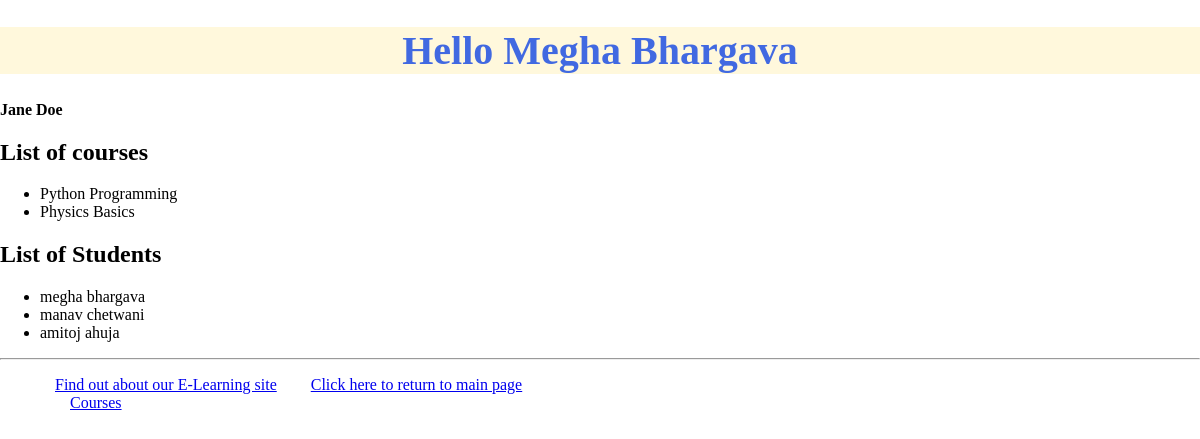
Page /myappF23/instructor/1/ on the committed database.
### myappF23/models.py (models this page shows, shortened)
class Instructor(models.Model):
    first_name = models.CharField(max_length=100)
    last_name = models.CharField(max_length=100)
    bio = models.TextField()
    students= models.ManyToManyField(Student)

class Course(models.Model):
    COURSE_LEVEL_CHOICES = [
        (1, 'Beginner'),
        (2, 'Intermediate'),
        (3, 'Advanced'), ]
    title = models.CharField(max_length=200)
    description = models.TextField()
    instructor = models.ForeignKey(Instructor,on_delete=models.CASCADE)
    categories = models.ForeignKey(Category,on_delete=models.CASCADE)
    students = models.ManyToManyField(Student, blank=True)
    start_date = models.DateField()
    end_date = models.DateField()
    price = models.DecimalField(max_digits=10, decimal_places=2)
    levels = models.PositiveIntegerField(choices=COURSE_LEVEL_CHOICES,default=1)
    interested= models.PositiveIntegerField(default=0)

class Student(User):
    STUDENT_STATUS_CHOICES = [
        ('ER', 'Enrolled'),
        ('SP', 'Suspended'),
        ('GD', 'Graduated'), ]
    date_of_birth = models.DateField()
    status = models.CharField(max_length=10, choices=STUDENT_STATUS_CHOICES, default='ER')
    class Meta:
        verbose_name = 'Student'
        verbose_name_plural = 'Students'

### myappF23/views.py (the view)
# urls.py: path(r'instructor/<int:instructor_id>/', views.instructor_detail, name='instructor_detail'),
def instructor_detail(request,instructor_id):
    instructor = get_object_or_404(Instructor,pk=instructor_id)
    courses=instructor.course_set.all()
    students=instructor.students.all()
    return render(request,'myappF23/instructor_detail.html', {
        "instructor":instructor,
        "courses":courses,
        "students":students
    })

### myappF23/templates/myappF23/instructor_detail.html
{% extends 'myappF23/base.html' %}
{% block myhdg %}
Hello Megha Bhargava
{% endblock %}
{% block body_block %}
<body>
<p><b>{{instructor.first_name}} {{instructor.last_name}}</b></p>
<h2>List of courses</h2>
<ul>
    {% for course in courses %}
        <li>{{course.title}}</li>
    {% endfor %}
</ul>
<h2>List of Students</h2>
<ul>
{% for student in students %}
        <li>{{student.first_name}} {{student.last_name}}</li>
    {% endfor %}
    </ul>
{% endblock %}

### myappF23/templates/myappF23/base.html (shortened to what this page needs)
<!DOCTYPE html>
{% load static %}
<html>
    <head>
        <link rel="stylesheet" type="text/css" href="{% static 'style.css' %}" />
    </head>
    <body>
        <div>
            <h1>{% block myhdg %}Hello User {% endblock %}</h1>
            {% block body_block %}*** {% endblock %}
        </div>
        <hr />
        <div>
        	<ul>
                <li class="hbar1"><a href="/myappF23/about/">Find out about our E-Learning site</a></li>
                <li class="hbar1"><a href = "{% url 'myappF23:index' %}">Click here to return to main page</a><br/></li>
                <li class="hbar1"><a href = "{% url 'myappF23:courses' %}">Courses</a><br/></li>
            </ul>
        </div>
    </body>
</html>

### myappF23/static/style.css (style rules this page uses)
body { margin: 0px; padding: 0px; }
h1 { font-size: 40px; font-weight: 600; color: royalblue; text-align: center; background-color: cornsilk; }
.hbar1 { display: inline; margin: 15px; }

### rows in the picture
Instructor: first_name "Jane", last_name "Doe"
Course: title "Python Programming"
Course: title "Physics Basics"
Student: first_name "megha", last_name "bhargava"
Student: first_name "manav", last_name "chetwani"
Student: first_name "amitoj", last_name "ahuja"
